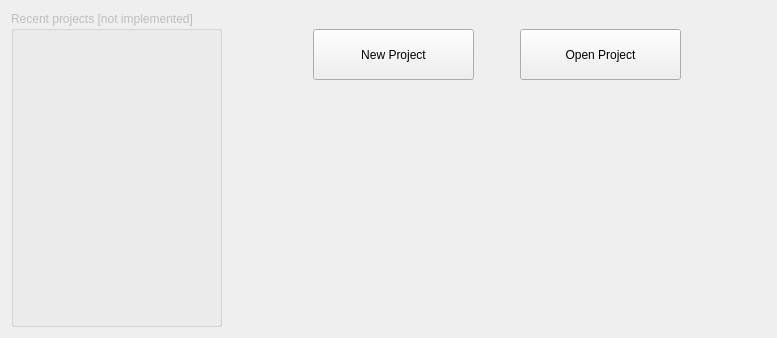
<?xml version="1.0" encoding="UTF-8"?>
<ui version="4.0">
 <class>PanelMainMenu</class>
 <widget class="QWidget" name="PanelMainMenu">
  <property name="geometry">
   <rect>
    <x>0</x>
    <y>0</y>
    <width>777</width>
    <height>338</height>
   </rect>
  </property>
  <property name="windowTitle">
   <string>Form</string>
  </property>
  <layout class="QGridLayout" name="gridLayout_2">
   <item row="0" column="0">
    <layout class="QGridLayout" name="gridLayout" columnstretch="1,4">
     <item row="0" column="0">
      <widget class="QGroupBox" name="groupBox">
       <property name="enabled">
        <bool>false</bool>
       </property>
       <property name="title">
        <string>Recent projects [not implemented]</string>
       </property>
       <property name="flat">
        <bool>false</bool>
       </property>
       <property name="checkable">
        <bool>false</bool>
       </property>
      </widget>
     </item>
     <item row="0" column="1">
      <widget class="QWidget" name="widget" native="true">
       <layout class="QGridLayout" name="gridLayout_4">
        <item row="0" column="0">
         <layout class="QGridLayout" name="gridLayout_3" rowstretch="0,0">
          <item row="0" column="0">
           <widget class="QWidget" name="widget_2" native="true">
            <layout class="QGridLayout" name="gridLayout_6">
             <property name="bottomMargin">
              <number>9</number>
             </property>
             <item row="0" column="0">
              <layout class="QGridLayout" name="gridLayout_5" columnstretch="1,0,0,0,1">
               <property name="bottomMargin">
                <number>25</number>
               </property>
               <item row="0" column="0">
                <spacer name="horizontalSpacer">
                 <property name="orientation">
                  <enum>Qt::Horizontal</enum>
                 </property>
                 <property name="sizeHint" stdset="0">
                  <size>
                   <width>40</width>
                   <height>20</height>
                  </size>
                 </property>
                </spacer>
               </item>
               <item row="0" column="1">
                <widget class="QPushButton" name="pushButtonNewProject">
                 <property name="enabled">
                  <bool>true</bool>
                 </property>
                 <property name="minimumSize">
                  <size>
                   <width>161</width>
                   <height>51</height>
                  </size>
                 </property>
                 <property name="text">
                  <string>New Project</string>
                 </property>
                 <property name="icon">
                  <iconset resource="../ressources.qrc">
                   <normaloff>:/icons/Ressources/new_file.png</normaloff>:/icons/Ressources/new_file.png</iconset>
                 </property>
                 <property name="checkable">
                  <bool>false</bool>
                 </property>
                 <property name="autoDefault">
                  <bool>false</bool>
                 </property>
                 <property name="default">
                  <bool>false</bool>
                 </property>
                 <property name="flat">
                  <bool>false</bool>
                 </property>
                </widget>
               </item>
               <item row="0" column="3">
                <widget class="QPushButton" name="pushButtonOpenProject">
                 <property name="minimumSize">
                  <size>
                   <width>161</width>
                   <height>51</height>
                  </size>
                 </property>
                 <property name="text">
                  <string>Open Project</string>
                 </property>
                 <property name="icon">
                  <iconset resource="../ressources.qrc">
                   <normaloff>:/icons/Ressources/open_file.png</normaloff>:/icons/Ressources/open_file.png</iconset>
                 </property>
                </widget>
               </item>
               <item row="0" column="2">
                <spacer name="horizontalSpacer_2">
                 <property name="orientation">
                  <enum>Qt::Horizontal</enum>
                 </property>
                 <property name="sizeHint" stdset="0">
                  <size>
                   <width>40</width>
                   <height>20</height>
                  </size>
                 </property>
                </spacer>
               </item>
               <item row="0" column="4">
                <spacer name="horizontalSpacer_3">
                 <property name="orientation">
                  <enum>Qt::Horizontal</enum>
                 </property>
                 <property name="sizeHint" stdset="0">
                  <size>
                   <width>40</width>
                   <height>20</height>
                  </size>
                 </property>
                </spacer>
               </item>
              </layout>
             </item>
            </layout>
           </widget>
          </item>
          <item row="1" column="0">
           <spacer name="verticalSpacer">
            <property name="orientation">
             <enum>Qt::Vertical</enum>
            </property>
            <property name="sizeHint" stdset="0">
             <size>
              <width>20</width>
              <height>40</height>
             </size>
            </property>
           </spacer>
          </item>
         </layout>
        </item>
       </layout>
      </widget>
     </item>
    </layout>
   </item>
  </layout>
 </widget>
 <resources>
  <include location="../ressources.qrc"/>
 </resources>
 <connections/>
</ui>
